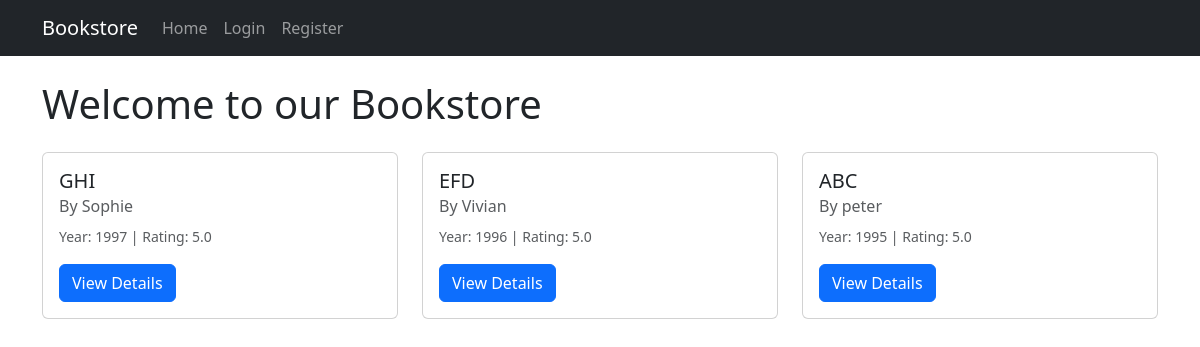
/books/, run on an earlier commit of the app's database.
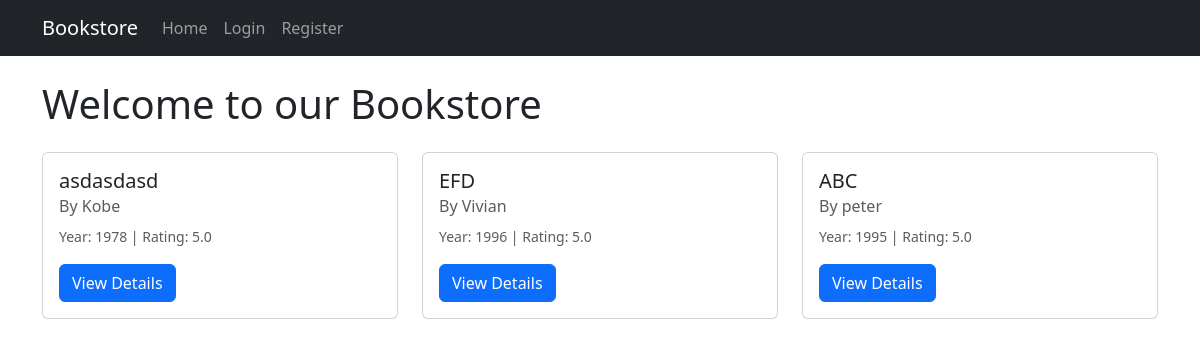
And on a later commit of the database.
### books/models.py (models this page shows, shortened)
class Book(models.Model):
    title = models.CharField(max_length=200)
    author = models.CharField(max_length=200)
    year = models.IntegerField()
    rating = models.DecimalField(max_digits=3, decimal_places=1)
    description = models.TextField()
    created_at = models.DateTimeField(auto_now_add=True)
    user = models.ForeignKey(
        User,
        on_delete=models.CASCADE,
        null=True,  # Allow null temporarily
        blank=True  # Allow blank temporarily
    )
    class Meta:
        ordering = ['-created_at']

### books/views.py (the view)
# urls.py: path('', views.index, name='index'),
def index(request):
    books = Book.objects.all()
    return render(request, "home.html", {"books": books})

### books/templates/home.html
{% extends "base.html" %} {% block body %}
<div class="container mt-4">
  <h1 class="mb-4">Welcome to our Bookstore</h1>
  <div class="row">
    {% for book in books %}
    <div class="col-md-4 mb-4">
      <div class="card h-100">
        <div class="card-body">
          <h5 class="card-title">{{ book.title }}</h5>
          <h6 class="card-subtitle mb-2 text-muted">By {{ book.author }}</h6>
          <p class="card-text">
            <small class="text-muted">
              Year: {{ book.year }} | Rating: {{ book.rating }}
            </small>
          </p>
          <a
            href="{% url 'books:book_detail' book.id %}"
            class="btn btn-primary"
            >View Details</a
          >
        </div>
      </div>
    </div>
    {% empty %}
    <div class="col">
      <p>No books available.</p>
    </div>
    {% endfor %}
  </div>
</div>
{% endblock %}

What changed in the data, as far as the page shows it:
removed Book: title "GHI", author "Sophie", year "1997", rating "5.0"
added Book: title "asdasdasd", author "Kobe", year "1978", rating "5.0"
